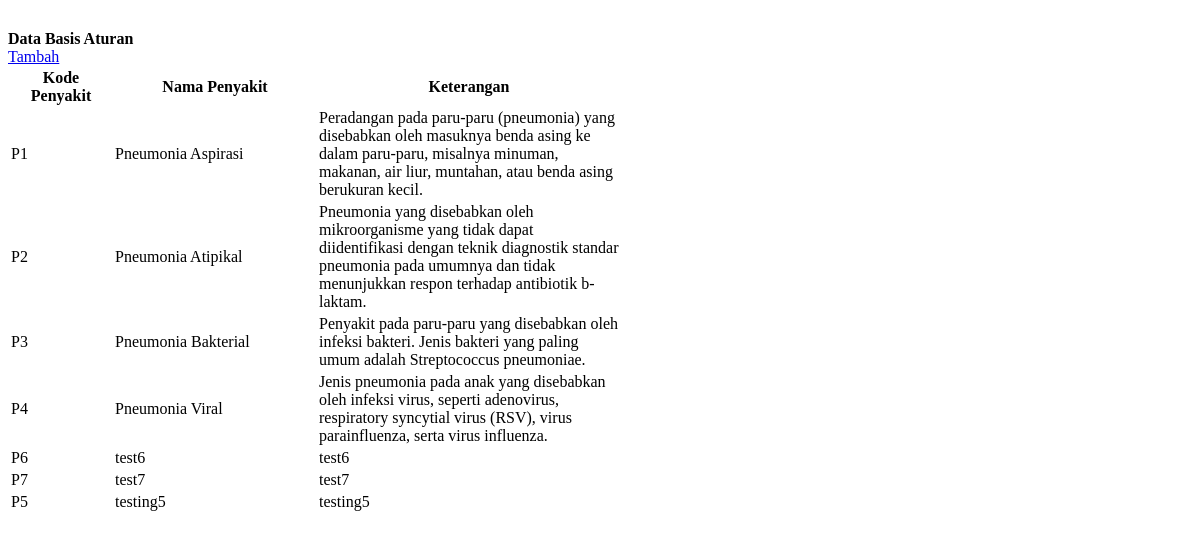
The app's page /SistemPakar/tampil_aturan.php, older data.
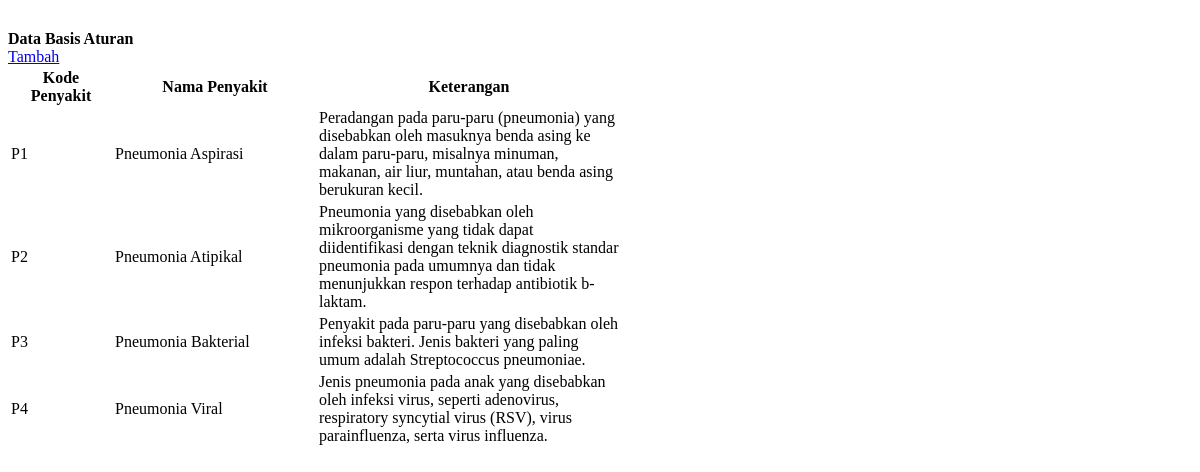
The same page, newer data.
### tables this page shows
CREATE TABLE `basis_aturan` (
  `idaturan` int(15) NOT NULL,
  `idpenyakit` int(15) NOT NULL,
  `kdpenyakit` varchar(10) NOT NULL
);

CREATE TABLE `penyakit` (
  `idpenyakit` int(15) NOT NULL,
  `kdpenyakit` varchar(10) NOT NULL,
  `nmpenyakit` varchar(50) NOT NULL,
  `keterangan` text NOT NULL,
  `solusi` text NOT NULL
);

### SistemPakar/tampil_aturan.php (the view, shortened to what this page needs)
<div class="card border-dark">
  <div class="card-header bg-primary text-white border-dark"><strong>Data Basis Aturan</strong></div>
    <div class="card-body">
        <a class="btn btn-primary mb-2" href="?page=aturan&action=tambah">Tambah</a>
        <table class="table table-bordered" id="myTable">
                <thead>
                <tr>
                    <th width="100px">Kode Penyakit</th>
                    <th width="200px">Nama Penyakit</th>
                    <th width="300px">Keterangan</th>
                    <th width="100px"></th>
                </tr>
                </thead>
            <tbody>
                <?php
                    $conn = new mysqli("localhost", "root", "", "db_pakar1");
                    $sql = "SELECT basis_aturan.idaturan,basis_aturan.idpenyakit,basis_aturan.kdpenyakit,
                                    penyakit.kdpenyakit,penyakit.nmpenyakit,penyakit.keterangan
                            FROM basis_aturan INNER JOIN penyakit
                            ON basis_aturan.idpenyakit=penyakit.idpenyakit ORDER BY nmpenyakit ASC";
                    $result = $conn->query($sql);
                    while($row = $result->fetch_assoc()) {
                ?>
                    <tr>
                        <td><?php echo $row['kdpenyakit']; ?></td>
                        <td><?php echo $row['nmpenyakit']; ?></td>
                        <td><?php echo $row['keterangan']; ?></td>
                        <td align="center">
                        </td>
                    </tr>
                <?php
                }
                ?>
            </tbody>
        </table>
    </div>
</div>

Row changes from the older to the newer data that the page shows:
removed basis_aturan: idpenyakit.kdpenyakit "P6", idpenyakit.nmpenyakit "test6", idpenyakit.keterangan "test6"
removed basis_aturan: idpenyakit.kdpenyakit "P7", idpenyakit.nmpenyakit "test7", idpenyakit.keterangan "test7"
removed basis_aturan: idpenyakit.kdpenyakit "P5", idpenyakit.nmpenyakit "testing5", idpenyakit.keterangan "testing5"
